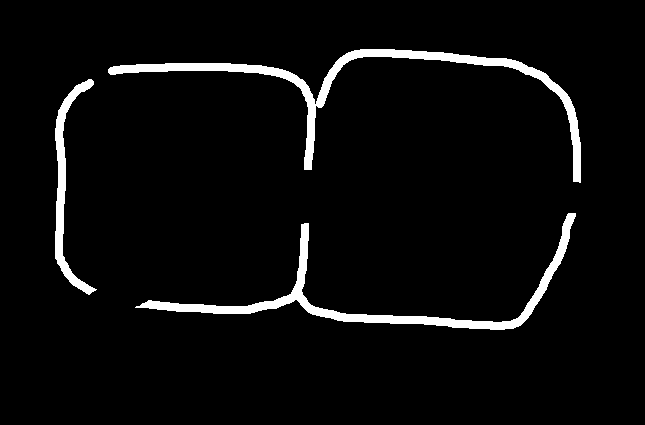
#> input picture ros_unet/extract/edge.png, 645 x 425 px
$ python extract.py   (older library calls are emulated)
#> lines starting #> are read from the running program, lines starting #| are printed output that depends on the picture; after the words box and inside, x2 and y2 are one past the last pixel; in counts of white or black regions, pixels touching at a corner belong together
#!/usr/bin/env python
#-*- coding:utf-8 -*-
#ros_unet/extract/extract.py

import numpy as np
from scipy import misc
import cv2


if __name__ == "__main__":
    edge = cv2.imread('edge.png',cv2.IMREAD_GRAYSCALE)
#> edge: shape (425, 645); 4.5% white; 3 white regions, box (x1, y1, x2, y2) and area: (108, 49, 581, 183) 5436, (135, 213, 576, 330) 4803, (55, 79, 97, 295) 1982
    dist = cv2.distanceTransform( (~edge).astype(np.uint8), distanceType=cv2.DIST_L2, maskSize=5).astype(np.float32)
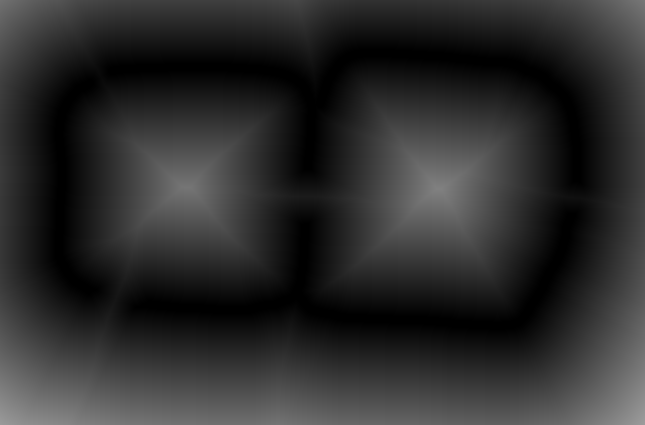
#> dist: shape (425, 645) float32; min 0, max 157, mean 44.9
    ndist = (255 * dist/dist.max() ).astype(np.uint8)
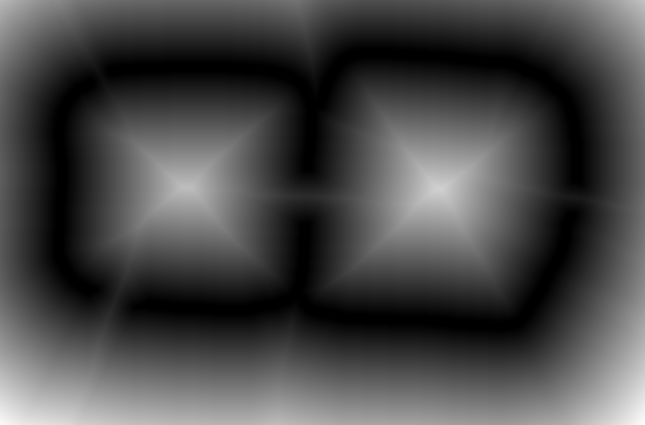
#> ndist: shape (425, 645); min 0, max 255, mean 72.4

    dst = np.ones( (edge.shape[0],edge.shape[1],3), dtype=np.uint8)*255
    for i in range(5):
        if i == 0:
            continue
        dth = 25*i
        mask = dist > dth
        _, contours, hierarchy = cv2.findContours(mask.astype(np.uint8), cv2.RETR_TREE, cv2.CHAIN_APPROX_SIMPLE)
        if hierarchy is None:
            continue
        for idx in range(hierarchy.shape[1]):
            ar = cv2.minAreaRect(contours[idx])
            w,h = ar[1]

            #if min(w,h) < 40:
                #cv2.drawContours(dst,contours, idx, (0,0,255), 2)
            #else:
            cv2.drawContours(dst,contours, idx, (0,0,0), 2)
#> this loop made 5 passes
#> pass 2, `mask = dist > dth`:
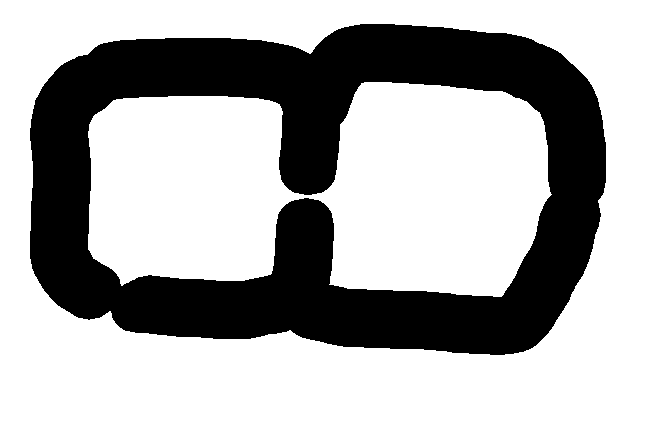
#> mask: shape (425, 645) bool; 67% white; 1 black region, box (x1, y1, x2, y2) and area: (30, 24, 606, 355) 90391
#> pass 3, `mask = dist > dth`:
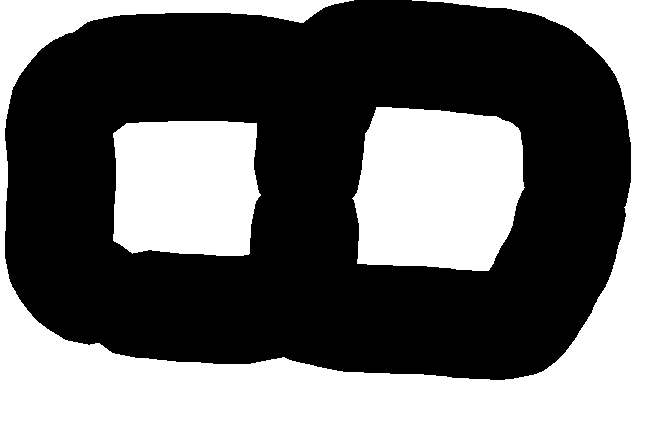
#> mask: shape (425, 645) bool; 39.8% white; 3 white regions, box (x1, y1, x2, y2) and area: (0, 0, 645, 425) 66967, (352, 107, 525, 271) 23897, (113, 121, 261, 256) 18285
#> after the loop:
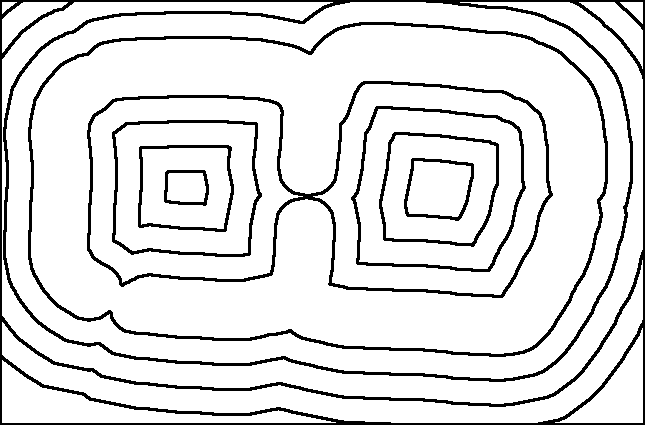
#> dst: shape (425, 645, 3); 88.2% white; 9 black regions, largest, box (x1, y1, x2, y2) and area: (0, 0, 645, 425) 14911, (28, 22, 608, 357) 5316, (87, 81, 553, 298) 4977

    dst[edge>0,0] = 150
    dst[edge>0,1] = 150
    dst[edge>0,2] = 150
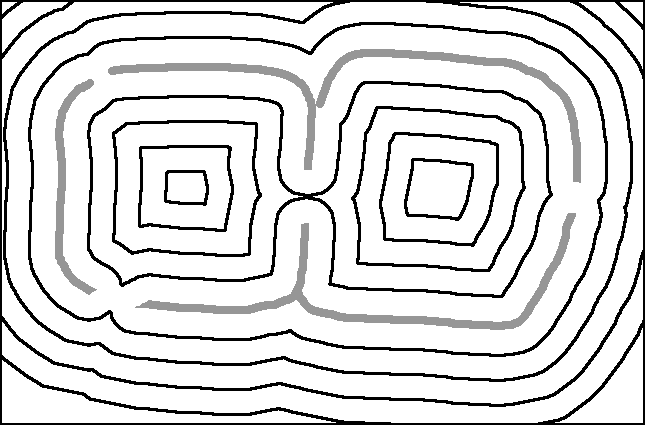
#> dst: shape (425, 645, 3); min 0, max 255, mean 220.2

    dst = dst[2:-2,2:-2,:]
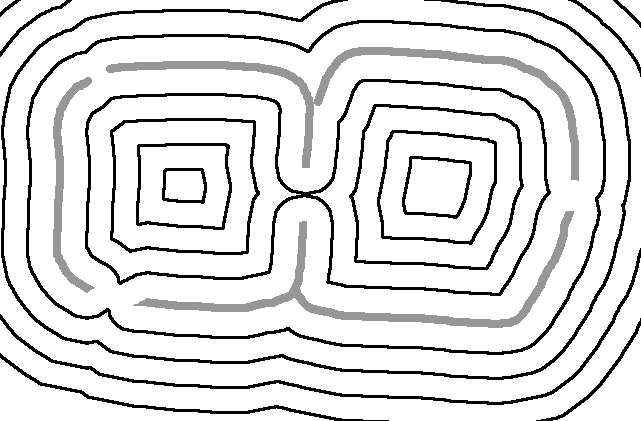
#> dst: shape (421, 641, 3); min 0, max 255, mean 223.7
    cv2.imshow('dst', dst)
    cv2.imwrite('cnt_example.png', dst)
    cv2.waitKey()
